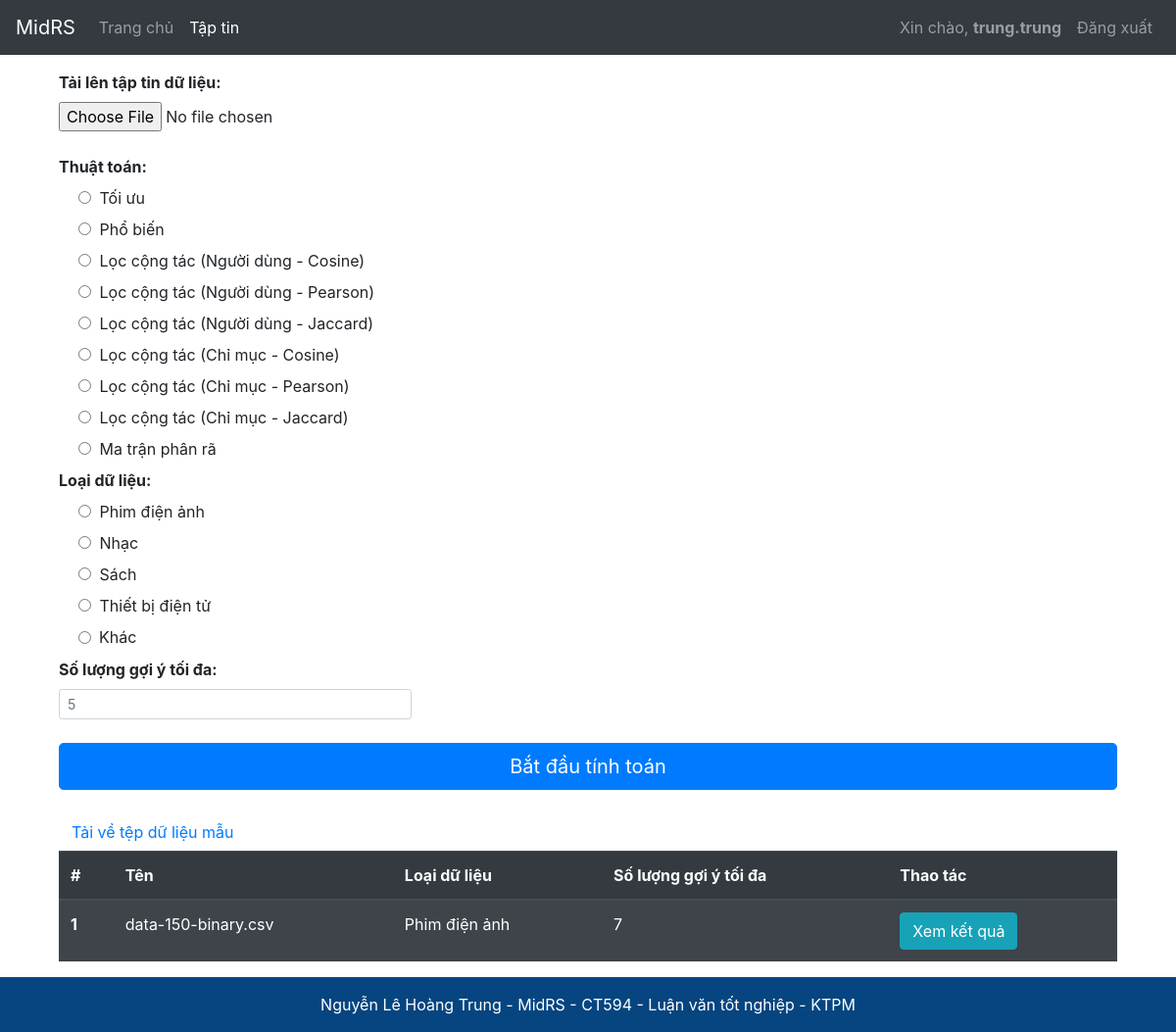
Page /files (signed in) on the earlier database version.
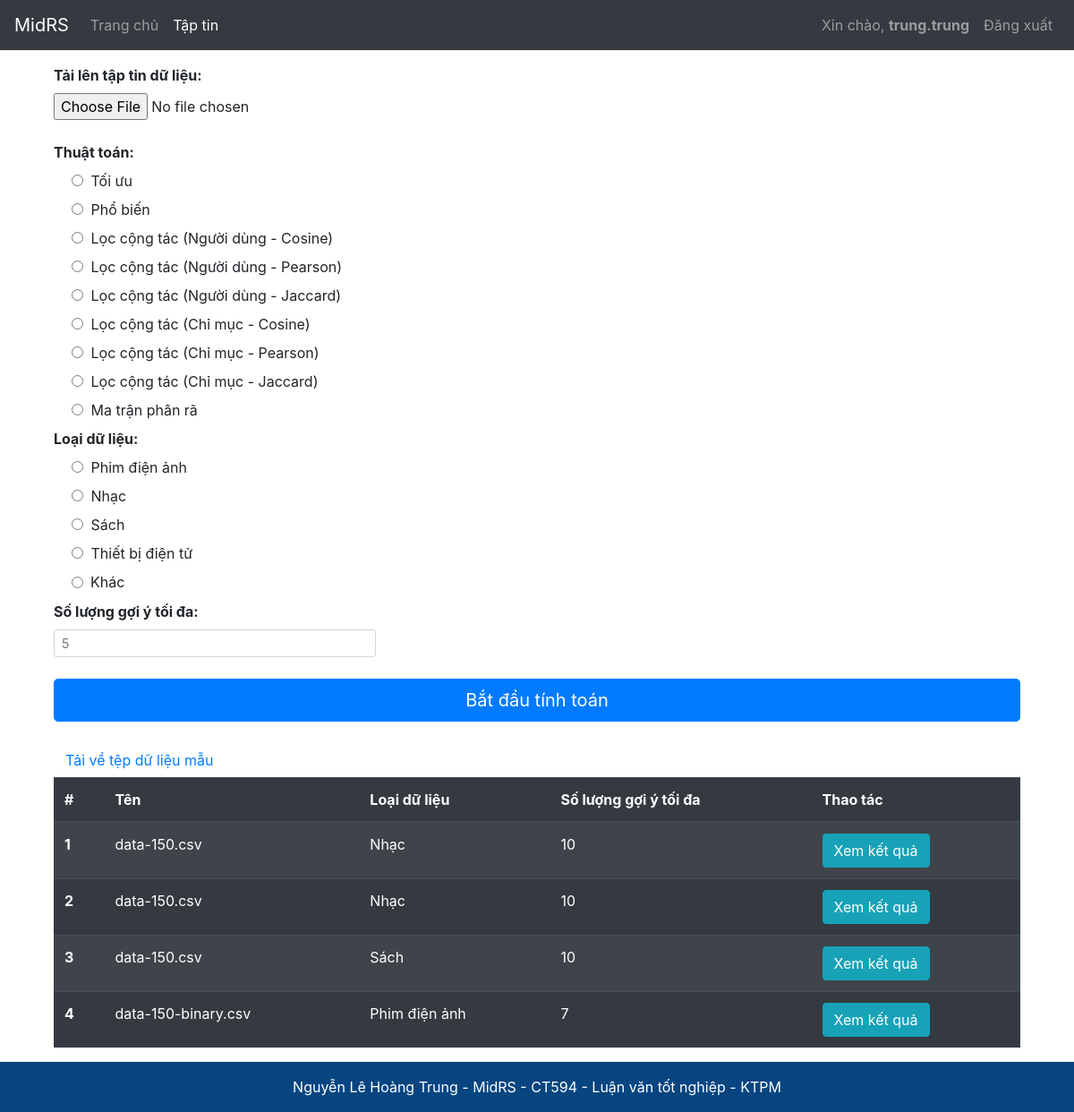
Same page on the later database version.
### app/models.py (models this page shows)
class Algorithms(db.Model):
    id = db.Column(db.Integer(), primary_key=True)
    name = db.Column(db.String(length=50), nullable=False)
    description = db.Column(db.String(1000), nullable=False)
    link = db.Column(db.String(100), nullable=False)
    created_at = db.Column(db.DateTime, server_default=db.func.now())
    updated_at = db.Column(db.DateTime, server_default=db.func.now(), server_onupdate=db.func.now())
    results = db.relationship('Results', backref='results_algorithm', lazy=True)
    points = db.relationship('Points', backref='points_algorithm', lazy=True)

class Files(db.Model):
    id = db.Column(db.Integer(), primary_key=True)
    name = db.Column(db.String(length=50), nullable=False)
    storage_path = db.Column(db.String(length=100), nullable=False)
    user_id = db.Column(db.Integer(), db.ForeignKey('users.id'), nullable=False)
    type_id = db.Column(db.Integer(), db.ForeignKey('types.id'), nullable=True)
    other = db.Column(db.String(length=50),nullable=True)
    amount = db.Column(db.Integer(), default=10, nullable=True)
    is_template = db.Column(db.Boolean(), default=True, nullable=False)
    created_at = db.Column(db.DateTime, server_default=db.func.now())
    updated_at = db.Column(db.DateTime, server_default=db.func.now(), server_onupdate=db.func.now())
    results = db.relationship('Results', backref='results_file', lazy=True)

class Types(db.Model):
    id = db.Column(db.Integer(), primary_key=True)
    name = db.Column(db.String(length=50), nullable=False)
    created_at = db.Column(db.DateTime, server_default=db.func.now())
    updated_at = db.Column(db.DateTime, server_default=db.func.now(), server_onupdate=db.func.now())
    files = db.relationship('Files', backref='files_type', lazy=True)

### app/routes.py (the view, shortened to what this page needs)
@app.route("/files", methods=['GET', 'POST'])
@login_required
def file_page():
    form = UploadDataForm()
    files = Files.query.filter_by(user_id=current_user.id, is_template=False).order_by(desc(Files.created_at))
    types = Types.query.all()
    filename = ''
    filename_result = ''
    if form.file.data:
        filename = secure_filename(
            str(datetime.now())+'-'+form.file.data.filename)
        filename_result = secure_filename(
            str(datetime.now() + timedelta(seconds=10))+'-'+form.file.data.filename)
    if form.errors != {}:
        flash('Lỗi! Xin vui lòng thử lại!', category='danger')
    return render_template("file_page.html", form=form, files=files, types=types)

### app/forms.py
class UploadDataForm(FlaskForm):
    file = FileField(label='Tải lên tập tin dữ liệu:', validators=[DataRequired()])
    select = RadioField(label='Thuật toán:', validators=[DataRequired()])
    type = RadioField(label='Loại dữ liệu:', validators=[DataRequired()])
    amount = IntegerField(label='Số lượng gợi ý tối đa:', validators=[NumberRange(min=1, message='Số lượng không thể âm!'), DataRequired()])
    submit = SubmitField(label='Bắt đầu tính toán')
    def __init__(self, *args, **kwargs):
        super(UploadDataForm, self).__init__(*args, **kwargs)
        self.type.choices = [(type.id, type.name)
                                        for type in Types.query.all()]
        self.select.choices = [(algorithm.id, algorithm.name)
                                        for algorithm in Algorithms.query.all()]

### app/models.py (called while the page is built)
@login_manager.user_loader
def load_user(user_id):
    return Users.query.get(int(user_id))

### app/templates/file_page.html (shortened to what this page needs)
{% extends "base_layout.html" %} {% set active_page = "file_page" %}  {% block body %}
<div class="container">
	<form
		id="upload"
		method="POST"
		class="form-files"
		enctype="multipart/form-data">
		<div class="custom-file">
			{{ form.file.label(class="font-weight-bold") }} {{
			form.file(class='form-control-file') }}
			<br />
		</div>
		{{ form.select.label(class="font-weight-bold") }} {% for subselect in
		form.select %}
		<div class="form-check mb-2">
			{{ subselect() }} {{ subselect.label(class='form-check-label ml-1') }}
		</div>
		{% endfor %}
		{{ form.type.label(class="font-weight-bold") }} {% for subtype in form.type
		%}
		<div class="form-check mb-2">
			{% if loop.last %}
			<span class="form-check-inline">
				{{ subtype() }} {{ subtype.label(class='form-check-label ml-2') }}
			</span>
			{% else %} {{ subtype() }} {{ subtype.label(class='form-check-label ml-1')
			}} {% endif %}
		</div>
		{% endfor %} {{ form.amount.label(class="font-weight-bold") }} {{
		form.amount(class='form-control form-control-sm col-md-4', placeholder='5')
		}}
		<br />
		{{ form.submit(id='btn-submit', class='btn btn-lg btn-block btn-primary') }}
	</form>
	<br />
	<a
		class="btn btn-link"
		href="{{url_for('download_sample')}}"
		role="button"
		>Tải về tệp dữ liệu mẫu</a
	>
	<table class="table table-striped table-dark">
		<thead>
			<tr>
				<th scope="col">#</th>
				<th scope="col">Tên</th>
				<th scope="col">Loại dữ liệu</th>
				<th scope="col">Số lượng gợi ý tối đa</th>
				<th scope="col">Thao tác</th>
			</tr>
		</thead>
		<tbody>
			{% for file in files %}
			<tr>
				<th scope="row">{{loop.index}}</th>
				<td>{{file.name}}</td>
				<td>
					{% for type in types %} {% if type.id == file.type_id %} {{type.name}}
					{% if type.name == "Khác" %} {{" - "+ file.other}} {% endif %} {%
					endif %} {% endfor %}
				</td>
				<td>{{file.amount}}</td>
				<td>
					<a
						class="btn btn-info"
						href="{{url_for('result_page', id=file.id)}}"
						role="button"
						>Xem kết quả</a
					>
				</td>
			</tr>
			{% endfor %}
		</tbody>
	</table>
</div>
{% endblock %}

### app/templates/base_layout.html (shortened to what this page needs)
<!DOCTYPE html>
<html lang="en">
	<head>
		<link
			rel="stylesheet"
			href="https://cdn.jsdelivr.net/npm/bootstrap@4.5.3/dist/css/bootstrap.min.css"
 />
	</head>
	<body>
		{%
			set navigation_bar = [
				(url_for('home_page'), 'home_page', 'Trang chủ'),
				(url_for('file_page'), 'file_page', 'Tập tin'),
			]
		%}
		{% set active_page = active_page|default('home_page') %}
		<nav class="navbar navbar-expand-md navbar-dark bg-dark sticky-top">
			<a
				class="navbar-brand"
				href="#"
				>MidRS</a
			>
			<div
				class="collapse navbar-collapse"
				id="navbarToggleExternalContent">
				<ul class="navbar-nav mr-auto mt-2 mt-lg-0">
					{% for href, id, caption in navigation_bar %}
						<li
							{% if id == active_page %}
								class="nav-item active"
							{% else %}
								class="nav-item"
							{% endif%}
						>
							<a class="nav-link" href="{{ href|e }}">{{ caption|e }}</a>
						</li>
					{% endfor %}
				</ul>
				{% if current_user.is_authenticated %}
					<ul class="navbar-nav ">
						<li class="nav-item ">
							<a class="nav-link" href="#">Xin chào, <b>{{ current_user.user_name }}</b></a>
						</li>
						<li class="nav-item">
							<a class="nav-link" href="{{url_for('logout')}}">Đăng xuất</a>
						</li>
					</ul>
				{% endif %}
			</div>
		</nav>
		<div class="container mt-3" style="min-height: 529px;">
			{% block body %}
			{% endblock %}
		</div>
	</body>
	<section class="">
		<footer class="text-center text-white" style="background-color: #0756a0;">
		  <div class="text-center p-3" style="background-color: rgba(0, 0, 0, 0.2);">
			Nguyễn Lê Hoàng Trung - MidRS -
			<a class="text-white" target="_blank" href="http://www.cit.ctu.edu.vn/decuong/CT594.pdf">CT594 - Luận văn tốt nghiệp - KTPM</a>
		  </div>
		</footer>
	</section>
</html>

Differences in the rows shown:
added Files: name "data-150.csv", amount "10"
now on this page (row unchanged): Types: name "Nhạc"
added Files: name "data-150.csv", amount "10"
added Files: name "data-150.csv", amount "10"
now on this page (row unchanged): Types: name "Sách", shown under "data-150.csv"
